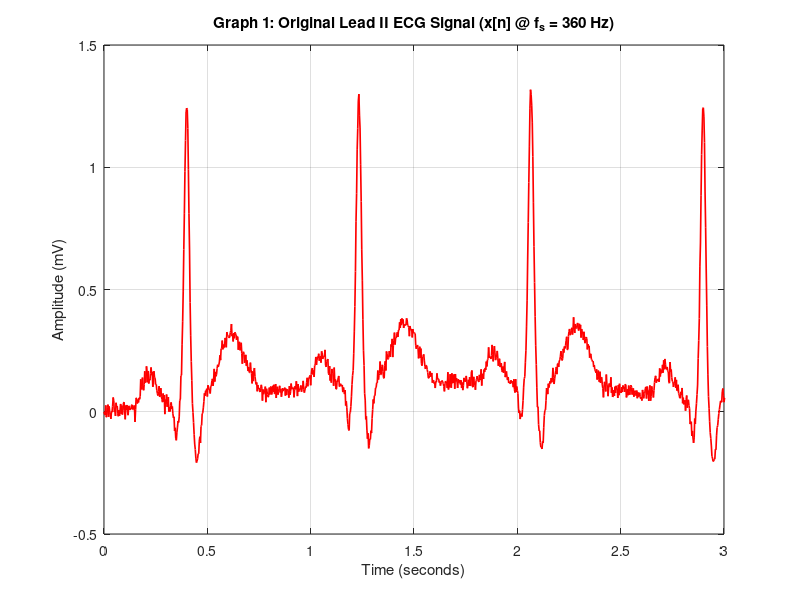
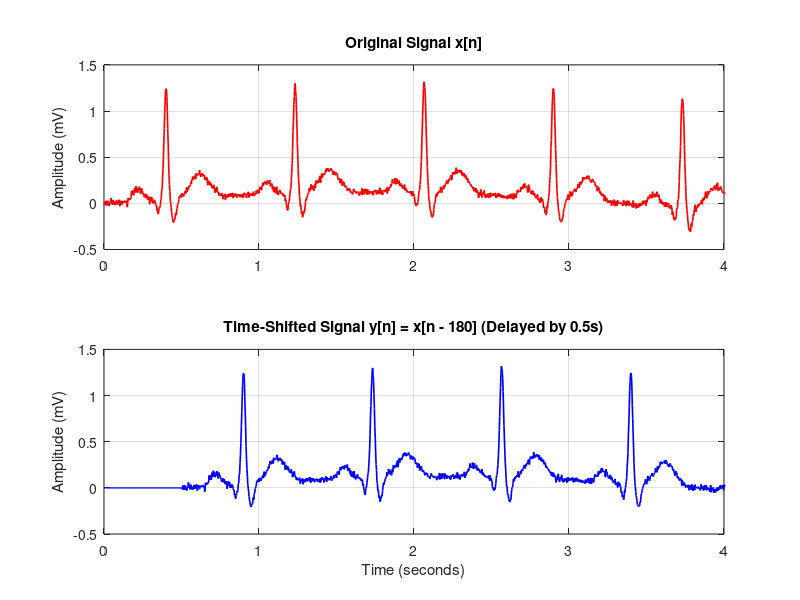
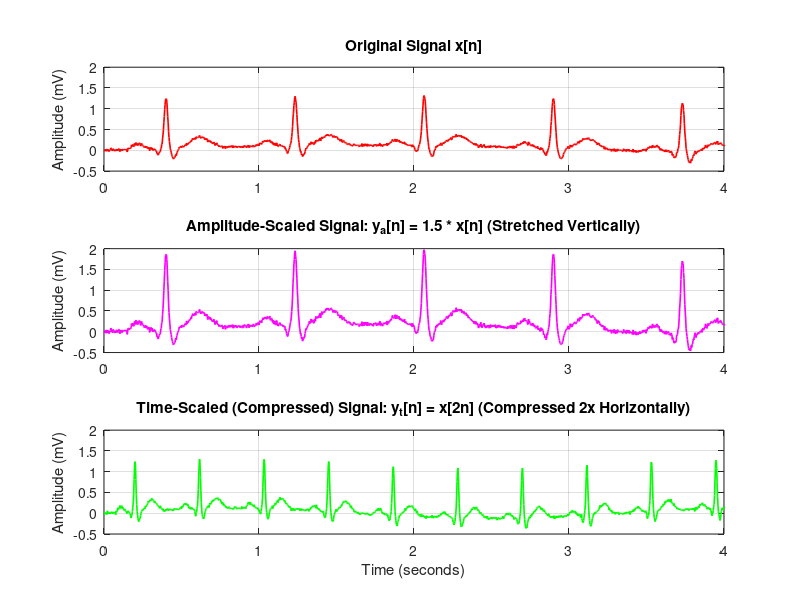
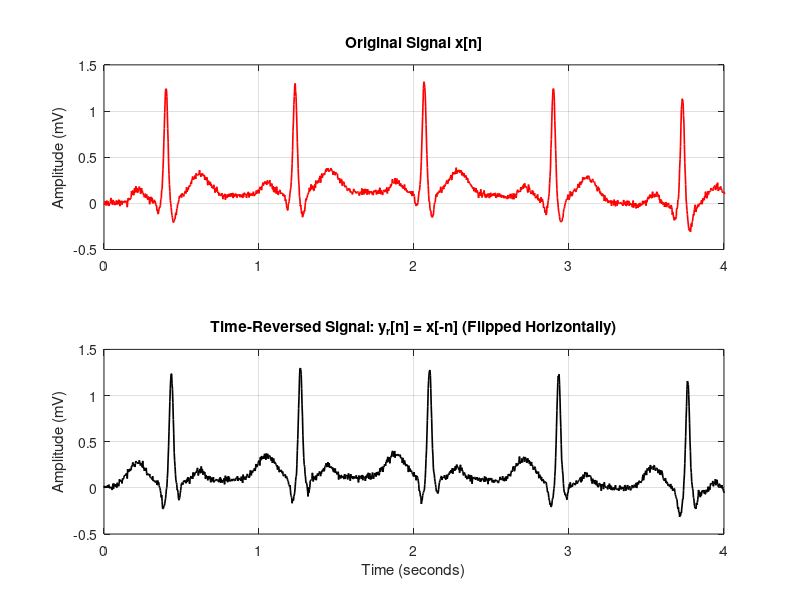

These figures' MATLAB source, in order:
%% =========================================================================
%  ELNG 222: SIGNALS AND SYSTEMS INDIVIDUAL PROJECT 1
%  PROJECT TITLE: ANALYSIS OF HUMAN ECG SIGNALS
%  CHAPTER 9: MATLAB SIMULATION SCRIPT
%  =========================================================================
%  Name: [Your Name]
%  Index Number: [Your Index Number]
%  Programme: BSc. Electrical and Electronics Engineering
%  Lecturer: [Lecturer's Name]
%  Submission Date: Friday, 17th July, 2026
%  =========================================================================

clear; clc; close all;

%% 1. CORE SIGNAL PARAMETERS (Chapter 2 & 3)
fs = 360;                       % Sampling frequency (360 Hz)
T = 1 / fs;                     % Sampling period (2.78 ms)
duration = 10;                  % Duration of window (10 seconds)
t = 0:T:(duration - T);          % Continuous-time analog time axis
N = length(t);                  % Total number of samples (3600 samples)
n = 0:(N-1);                    % Discrete-time sample index

% Heart rate settings (72 BPM -> R-R interval of 0.833 seconds)
rr_interval = 0.833;            

%% 2. MATHEMATICAL MODEL OF SINGLE HEARTBEAT (Section 3.1 & 7.1)
% Gaussian pulse parameters: [amplitude (mV), time center (s), width (s)]
P_wave = [0.12,  -0.18,  0.035];
Q_wave = [-0.15, -0.05,  0.010];
R_wave = [1.20,   0.00,  0.012]; % High-amplitude QRS Spike
S_wave = [-0.25,  0.05,  0.015];
T_wave = [0.25,   0.22,  0.060];

% Pulse generator lambda function
gaussian_pulse = @(t_val, wave) wave(1) * exp(-(t_val - wave(2)).^2 / (2 * wave(3)^2));

%% 3. TILE CARDIAC CYCLES & ADD NOISE (Section 5.3 & 10.3)
ecg_clean = zeros(1, N);
r_peak_times = 0.4 : rr_interval : (duration - 0.2); % Placement of R-peaks

% Superposition of individual beats
for r_time = r_peak_times
    t_shifted = t - r_time; % Time shifting to place each beat
    ecg_clean = ecg_clean + ...
                gaussian_pulse(t_shifted, P_wave) + ...
                gaussian_pulse(t_shifted, Q_wave) + ...
                gaussian_pulse(t_shifted, R_wave) + ...
                gaussian_pulse(t_shifted, S_wave) + ...
                gaussian_pulse(t_shifted, T_wave);
end

% Add baseline drift (breathing) and high-frequency EMG noise
rng(42); % Seed for consistent noise generation
baseline_drift = 0.12 * sin(2 * pi * 0.15 * t); % Slow 0.15 Hz wander
emg_noise = 0.02 * randn(1, N);                 % Random physical noise
ecg_noisy = ecg_clean + baseline_drift + emg_noise; % Final recorded ECG signal

%% 4. GRAPH 1: ORIGINAL ECG SIGNAL (Section 9.1.1)
figure('Position', [100, 100, 900, 450]);
plot(t, ecg_noisy, 'r-', 'LineWidth', 1.2);
grid on;
title('Graph 1: Original Lead II ECG Signal (x[n] @ f_s = 360 Hz)');
xlabel('Time (seconds)');
ylabel('Amplitude (mV)');
xlim([0 3]); % Zoomed to 3 seconds so waves are clearly visible
%% 5. GRAPH 2: TIME-SHIFTED SIGNAL (Section 6.1 & 9.1.2)
% We shift the signal by delay_time seconds (t0 > 0)
delay_time = 0.5;                      % 0.5 seconds delay (shifting right)
shift_samples = round(delay_time * fs); % Convert time delay to discrete samples

% Pre-allocate the shifted signal array with zeros (matches signal length N)
ecg_shifted = zeros(1, N);

% Apply the shift mathematically: y[n] = x[n - n0]
% The first 'shift_samples' positions will remain 0 (representing the delay)
ecg_shifted((shift_samples + 1):end) = ecg_noisy(1:(end - shift_samples));

% Plot the original and shifted signals vertically for clean comparison
figure('Position', [150, 150, 900, 500]);

subplot(2,1,1);
plot(t, ecg_noisy, 'r-', 'LineWidth', 1.2);
grid on;
title('Original Signal x[n]');
ylabel('Amplitude (mV)');
xlim([0 4]); % Zoomed to 4 seconds to inspect the shift clearly

subplot(2,1,2);
plot(t, ecg_shifted, 'b-', 'LineWidth', 1.2);
grid on;
title(['Time-Shifted Signal y[n] = x[n - ', num2str(shift_samples), '] (Delayed by ', num2str(delay_time), 's)']);
xlabel('Time (seconds)');
ylabel('Amplitude (mV)');
xlim([0 4]); % Zoomed to the same range to show the 0.5s shift
%% 6. GRAPH 3: AMPLITUDE & TIME-SCALED SIGNAL (Section 6.3, 6.4 & 9.1.3)
% --- Amplitude Scaling ---
A_factor = 1.5;                        % Amplification factor (1.5x gain)
ecg_amp_scaled = A_factor * ecg_noisy; % y_amp[n] = A * x[n]

% --- Time Scaling (Compression / Down-sampling) ---
m_factor = 2;                          % Compression factor (keeps every 2nd sample)
ecg_time_scaled = ecg_noisy(1:m_factor:end); % Down-sample the signal array

% To visually show compression (making it play 2x faster in time):
% We plot the compressed samples against the original time spacing starting from t = 0
t_compressed = t(1:length(ecg_time_scaled)); 

% Plotting the results with FIXED limits so changes are visually obvious!
figure('Position', [200, 200, 900, 650]);

% Subplot 1: Original Signal
subplot(3,1,1);
plot(t, ecg_noisy, 'r-', 'LineWidth', 1.2);
grid on;
title('Original Signal x[n]');
ylabel('Amplitude (mV)');
xlim([0 4]); % Zoom to 4 seconds
ylim([-0.5 2.0]); % Fixed y-limits to compare heights fairly!

% Subplot 2: Amplitude-Scaled Signal (Vertical expansion is now obvious!)
subplot(3,1,2);
plot(t, ecg_amp_scaled, 'm-', 'LineWidth', 1.2);
grid on;
title(['Amplitude-Scaled Signal: y_a[n] = ', num2str(A_factor), ' * x[n] (Stretched Vertically)']);
ylabel('Amplitude (mV)');
xlim([0 4]);
ylim([-0.5 2.0]); % Same y-limits as original to show the 1.5x boost!

% Subplot 3: Time-Scaled Signal (Horizontal compression is now obvious!)
subplot(3,1,3);
plot(t_compressed, ecg_time_scaled, 'g-', 'LineWidth', 1.2);
grid on;
title(['Time-Scaled (Compressed) Signal: y_t[n] = x[', num2str(m_factor), 'n] (Compressed 2x Horizontally)']);
xlabel('Time (seconds)');
ylabel('Amplitude (mV)');
xlim([0 4]); % Same x-limits to show the compression!
ylim([-0.5 2.0]);
%% 7. GRAPH 4: TIME-REVERSED SIGNAL (Section 6.2 & 9.1.4)
% Time reversal: Flip the signal array horizontally from end to start
ecg_reversed = ecg_noisy(end:-1:1);

% Plotting the original and time-reversed signals side-by-side (vertically)
figure('Position', [250, 250, 900, 500]);

% Subplot 1: Original Signal
subplot(2,1,1);
plot(t, ecg_noisy, 'r-', 'LineWidth', 1.2);
grid on;
title('Original Signal x[n]');
ylabel('Amplitude (mV)');
xlim([0 4]); % Zoom to first 4 seconds for a clear visual comparison

% Subplot 2: Time-Reversed Signal
subplot(2,1,2);
plot(t, ecg_reversed, 'k-', 'LineWidth', 1.2);
grid on;
title('Time-Reversed Signal: y_r[n] = x[-n] (Flipped Horizontally)');
xlabel('Time (seconds)');
ylabel('Amplitude (mV)');
xlim([0 4]); % Zoom to first 4 seconds to inspect the reversed shape
%% 8. GRAPH 5: EVEN AND ODD COMPONENTS (Section 6.5 & 9.1.5)
% Calculate Even and Odd parts using original and reversed signals
ecg_even = 0.5 * (ecg_noisy + ecg_reversed);
ecg_odd  = 0.5 * (ecg_noisy - ecg_reversed);

% Plotting the results
figure('Position', [300, 100, 900, 700]);

% Subplot 1: Original Signal
subplot(3,1,1);
plot(t, ecg_noisy, 'r-', 'LineWidth', 1.2);
grid on;
title('Original Signal x[n]');
ylabel('Amplitude (mV)');
xlim([0 4]); % Zoom to 4 seconds for consistency

% Subplot 2: Even Component (Symmetric)
subplot(3,1,2);
plot(t, ecg_even, 'b-', 'LineWidth', 1.2);
grid on;
title('Even Component: x_e[n] = 0.5 * (x[n] + x[-n])');
ylabel('Amplitude (mV)');
xlim([0 4]);

% Subplot 3: Odd Component (Anti-symmetric)
subplot(3,1,3);
plot(t, ecg_odd, 'g-', 'LineWidth', 1.2);
grid on;
title('Odd Component: x_o[n] = 0.5 * (x[n] - x[-n])');
xlabel('Time (seconds)');
ylabel('Amplitude (mV)');
xlim([0 4]);
%% 9. GRAPH 6: MOVING AVERAGE FILTER (Section 7.1 & 9.2.1)
% Define the window size (number of points to average)
M = 5; 

% Create the filter coefficients: b is an array of 1/M repeated M times, a is 1
b = (1/M) * ones(1, M);
a = 1;

% Apply the Moving Average filter using MATLAB's built-in 'filter' function
ecg_ma_filtered = filter(b, a, ecg_noisy);

% Plotting the original noisy signal vs the Moving Average filtered signal
figure('Position', [350, 150, 900, 600]);

% Subplot 1: Noisy ECG Signal (What we are trying to fix)
subplot(2,1,1);
plot(t, ecg_noisy, 'r-', 'LineWidth', 1.2);
grid on;
title('Noisy ECG Signal (With Baseline Drift & Muscle Noise)');
ylabel('Amplitude (mV)');
xlim([0 4]); % Zoom to 4 seconds to inspect the noise closely
ylim([-1.0 2.0]);

% Subplot 2: Filtered ECG Signal (Smooth and clean!)
subplot(2,1,2);
plot(t, ecg_ma_filtered, 'b-', 'LineWidth', 1.2);
grid on;
title(['Filtered Signal: ', num2str(M), '-Point Moving Average Filter']);
xlabel('Time (seconds)');
ylabel('Amplitude (mV)');
xlim([0 4]); % Zoom to the same 4 seconds for a fair comparison
ylim([-1.0 2.0]);
%% 10. GRAPH 7: IIR FILTER (Section 7.2 & 9.2.2)
% Define the smoothing coefficient (alpha)
% A higher alpha (closer to 1) means smoother output but slightly more delay
alpha = 0.85; 

% Set up the filter coefficients based on the difference equation:
% y[n] - alpha*y[n-1] = (1 - alpha)*x[n]
b = 1 - alpha;      % Feedforward coefficient
a = [1, -alpha];    % Feedback coefficients

% Apply the IIR filter using MATLAB's built-in filter function
ecg_iir_filtered = filter(b, a, ecg_noisy);

% Plotting the original noisy signal vs the IIR filtered signal
figure('Position', [400, 100, 900, 600]);

% Subplot 1: Noisy ECG Signal
subplot(2,1,1);
plot(t, ecg_noisy, 'r-', 'LineWidth', 1.2);
grid on;
title('Noisy ECG Signal (With Baseline Drift & Muscle Noise)');
ylabel('Amplitude (mV)');
xlim([0 4]); % Zoom to 4 seconds
ylim([-1.0 2.0]);

% Subplot 2: Filtered ECG Signal (Notice how clean the baseline is!)
subplot(2,1,2);
plot(t, ecg_iir_filtered, 'b-', 'LineWidth', 1.2);
grid on;
title(['Filtered Signal: 1st-Order IIR Low-Pass Filter (\alpha = ', num2str(alpha), ')']);
xlabel('Time (seconds)');
ylabel('Amplitude (mV)');
xlim([0 4]);
ylim([-1.0 2.0]);
